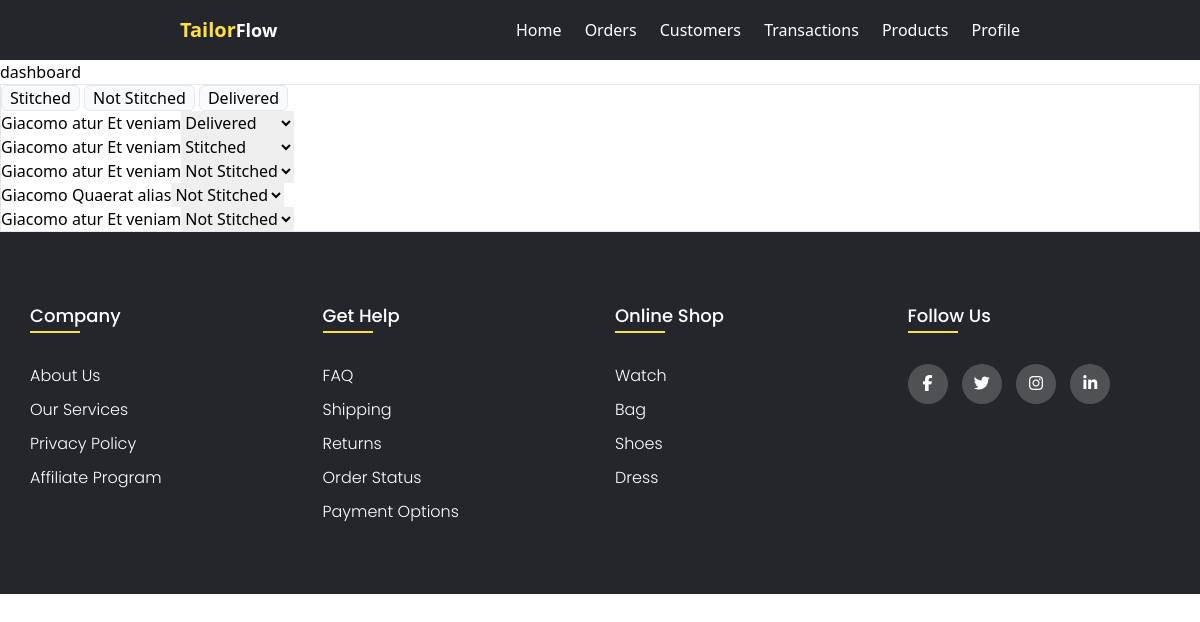
Page /dashboard/ (signed in) on the committed database.
### apps/orders/models.py (models this page shows)
class Order(models.Model):
    payment_choices = [
        ('PRE','PREPAID'),
        ('POST','POSTPAID')
    ]
    tailor = models.ForeignKey(TailorUser,on_delete=models.CASCADE,null=True,blank=True)
    customer = models.ForeignKey(Customer,on_delete=models.CASCADE,null=True,blank=True)
    order_date = models.DateField(auto_now_add=True,blank=True,null=True)
    total_price = models.FloatField(blank=True,null=True)
    payment_type = models.CharField(max_length=50,choices=payment_choices,null=True)
    items_count = models.IntegerField(blank=True,null=True)

class OrderItem(models.Model):
    status_choices=[
        ('Not-Stitched','Not-Stitched'),
        ('Stitching','Stitching'),
        ('Delivered','Delivered'),
        ('Stitched',"Stitched")
    ]
    order = models.ForeignKey(Order,on_delete=models.CASCADE,blank=True,null=True,related_name='items')
    product = models.ForeignKey(Product,on_delete=models.DO_NOTHING,null=True)
    notes = models.TextField(max_length=200,blank=True,null=True)
    quantity = models.PositiveIntegerField(default=1)
    requested_date = models.DateField()
    status = models.CharField(max_length=100,choices=status_choices,default="Not-Stitched",blank=True,null=True)
    urgent = models.BooleanField(default=False,blank=True)
    stitched_on = models.DateField(blank=True,null=True)
    delivered_on = models.DateField(blank=True,null=True)

### apps/customers/models.py (models this page shows, shortened)
class Customer(models.Model):
    gender_choices = [
        ('M',"Male"),
        ('F',"Female"),
    ]
    tailor = models.ForeignKey(TailorUser,on_delete=models.CASCADE,blank=True)
    first_name = models.CharField(max_length=100,blank=False)
    last_name = models.CharField(max_length = 100)
    email = models.EmailField(blank=False)
    gender = models.CharField(max_length=1,choices=gender_choices)
    city = models.CharField(max_length=50,blank=False)
    phone = models.CharField(max_length=20,blank=False)
    profile = models.ImageField(blank=True,null=True,upload_to='profile/',default='default/profile-user.png')
    created_at = models.DateTimeField(auto_now_add=True)

### apps/products/models.py (models this page shows, shortened)
class Product(models.Model):
    gender_choices = [
        ('M','Male'),
        ('F','Female')
    ]
    tailor = models.ForeignKey(settings.AUTH_USER_MODEL,on_delete=models.CASCADE,null=True,blank=True)
    title = models.CharField(max_length=200)
    description = models.CharField(max_length=200)
    price = models.DecimalField(max_digits=10, decimal_places=2)
    category = models.CharField(max_length=100)
    inventory = models.IntegerField(default=0)
    image = models.ImageField(upload_to='product_images/')
    rating = models.DecimalField(max_digits=3, decimal_places=2, null=True, blank=True)
    tags = models.CharField(max_length=255, blank=True)
    created_at = models.DateTimeField(auto_now_add=True)
    updated_at = models.DateTimeField(auto_now=True)
    gender = models.CharField(max_length=50,choices=gender_choices,null=True)

### apps/dashboard/views.py (the view)
# urls.py: path('',include('apps.dashboard.urls'))
@login_required
def dashboard(request):
    orders = Order.objects.filter(tailor=request.user)
    return render(request,'dashboard/dashboard.html',{'orders':orders})

### apps/dashboard/templates/dashboard/dashboard.html (shortened to what this page needs)
{%extends 'base.html'%}
{%block content%}
    <h1>dashboard</h1>
    <form action="" method="POST">
        <section>
            <div class="dashboard-container border ">
                <div class="buttons-section">
                    <button onclick="filterProducts('Stitched')" class="border px-2 bg-slate-50 rounded-md" type="button">Stitched</button>
                    <button onclick="filterProducts('Not-Stitched')" class="border px-2 bg-slate-50 rounded-md" type="button">Not Stitched</button>
                    <button onclick="filterProducts('Delivered')" class="border px-2 bg-slate-50 rounded-md" type="button">Delivered</button>
                </div>
                <div class="products-container">
                    {%for order in orders%}
                        {%for item in order.items.all%}
                            <div class="product-card flex">
                                {{order.customer.first_name}}
                                {{item.product.title}}
                                <select name="status" id="select-{{item.id}}" onchange="displayCheckButton(event)">
                                    <option {%if item.status == 'Stitched'%} selected {%endif%} value="Stitched">Stitched</option>
                                    <option {%if item.status == 'Not-Stitched'%} selected {%endif%} value="Not-Stitched">Not Stitched</option>
                                    <option {%if item.status == 'Delivered'%} selected {%endif%} value="Delivered">Delivered</option>
                                </select>
                            </div>
                        {%endfor%}
                    {%endfor%}
                </div>
            </div>
        </section>
    </form>
{%endblock content%}

### static/css/base.css (style rules this page uses)
* { margin:0; padding:0; box-sizing: border-box; }

### rows in the picture
Order: customer.first_name "Giacomo"
OrderItem: product "atur Et veniam", status "Delivered"
Order: customer.first_name "Giacomo"
OrderItem: product "atur Et veniam", status "Stitched"
Order: customer.first_name "Giacomo"
OrderItem: product "atur Et veniam", status "Not Stitched"
Order: customer.first_name "Giacomo"
OrderItem: product "Quaerat alias", status "Not Stitched"
OrderItem: product "atur Et veniam", status "Not Stitched"
